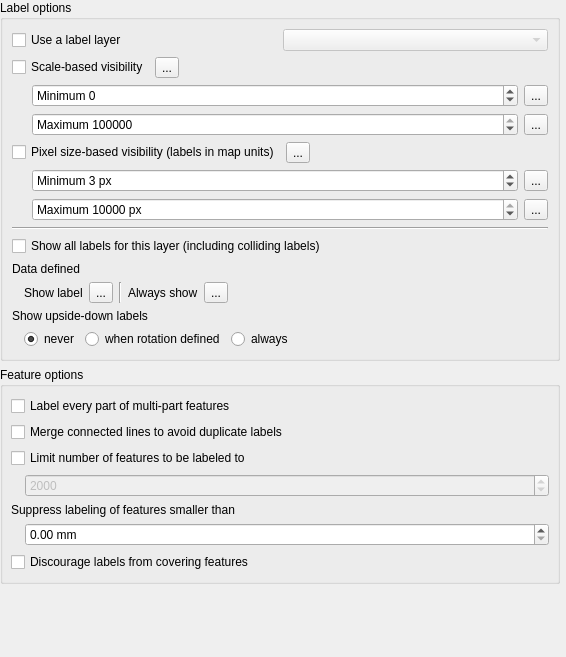
                    <widget class="QWidget" name="scrollAreaWidgetContents_5">
                     <property name="geometry">
                      <rect>
                       <x>0</x>
                       <y>0</y>
                       <width>566</width>
                       <height>657</height>
                      </rect>
                     </property>
                     <layout class="QVBoxLayout" name="verticalLayout_8">
                      <property name="leftMargin">
                       <number>0</number>
                      </property>
                      <property name="topMargin">
                       <number>0</number>
                      </property>
                      <property name="rightMargin">
                       <number>6</number>
                      </property>
                      <item>
                       <widget class="QgsCollapsibleGroupBox" name="mRenderingLabelGrpBx">
                        <property name="title">
                         <string>Label options</string>
                        </property>
                        <property name="syncGroup" stdset="0">
                         <string notr="true">labelrenderinggroup</string>
                        </property>
                        <layout class="QVBoxLayout" name="verticalLayout_16">
                         <item>
                          <layout class="QHBoxLayout" name="horizontalLayout_11">
                           <item>
                            <widget class="QCheckBox" name="mUseLabelLayerChkBox">
                             <property name="text">
                              <string>Use a label layer</string>
                             </property>
                            </widget>
                           </item>
                           <item>
                            <widget class="QComboBox" name="mLabelLayerCmbBox">
                             <property name="enabled">
                              <bool>false</bool>
                             </property>
                            </widget>
                           </item>
                          </layout>
                         </item>
                         <item>
                          <layout class="QGridLayout" name="gridLayout_9">
                           <property name="verticalSpacing">
                            <number>6</number>
                           </property>
                           <item row="0" column="0">
                            <widget class="QCheckBox" name="mScaleBasedVisibilityChkBx">
                             <property name="sizePolicy">
                              <sizepolicy hsizetype="Maximum" vsizetype="Fixed">
                               <horstretch>0</horstretch>
                               <verstretch>0</verstretch>
                              </sizepolicy>
                             </property>
                             <property name="text">
                              <string>Scale-based visibility</string>
                             </property>
                            </widget>
                           </item>
                           <item row="0" column="1">
                            <widget class="QgsDataDefinedButton" name="mScaleBasedVisibilityDDBtn">
                             <property name="text">
                              <string>...</string>
                             </property>
                            </widget>
                           </item>
                           <item row="0" column="2">
                            <spacer name="horizontalSpacer_4">
                             <property name="orientation">
                              <enum>Qt::Horizontal</enum>
                             </property>
                             <property name="sizeHint" stdset="0">
                              <size>
                               <width>0</width>
                               <height>20</height>
                              </size>
                             </property>
                            </spacer>
                           </item>
                           <item row="1" column="0" colspan="3">
                            <widget class="QFrame" name="mScaleBasedVisibilityFrame">
                             <property name="frameShape">
                              <enum>QFrame::NoFrame</enum>
                             </property>
                             <layout class="QGridLayout" name="gridLayout_2">
                              <property name="leftMargin">
                               <number>20</number>
                              </property>
                              <property name="topMargin">
                               <number>0</number>
                              </property>
                              <property name="rightMargin">
                               <number>0</number>
                              </property>
                              <property name="bottomMargin">
                               <number>0</number>
                              </property>
                              <property name="verticalSpacing">
                               <number>6</number>
                              </property>
                              <item row="0" column="0">
                               <widget class="QgsSpinBox" name="mScaleBasedVisibilityMinSpnBx">
                                <property name="sizePolicy">
                                 <sizepolicy hsizetype="MinimumExpanding" vsizetype="Fixed">
                                  <horstretch>0</horstretch>
                                  <verstretch>0</verstretch>
                                 </sizepolicy>
                                </property>
                                <property name="toolTip">
                                 <string>Value &amp;lt; 0 represents a scale closer than 1:1, e.g. -10 = 10:1.&lt;br&gt;Value of 0 disables the specific limit.</string>
                                </property>
                                <property name="prefix">
                                 <string>Minimum </string>
                                </property>
                                <property name="minimum">
                                 <number>-999999999</number>
                                </property>
                                <property name="maximum">
                                 <number>999999999</number>
                                </property>
                                <property name="showClearButton" stdset="0">
                                 <bool>false</bool>
                                </property>
                               </widget>
                              </item>
                              <item row="0" column="1">
                               <widget class="QgsDataDefinedButton" name="mScaleBasedVisibilityMinDDBtn">
                                <property name="text">
                                 <string>...</string>
                                </property>
                               </widget>
                              </item>
                              <item row="1" column="0">
                               <widget class="QgsSpinBox" name="mScaleBasedVisibilityMaxSpnBx">
                                <property name="sizePolicy">
                                 <sizepolicy hsizetype="MinimumExpanding" vsizetype="Fixed">
                                  <horstretch>0</horstretch>
                                  <verstretch>0</verstretch>
                                 </sizepolicy>
                                </property>
                                <property name="toolTip">
                                 <string>Value &amp;lt; 0 represents a scale closer than 1:1, e.g. -10 = 10:1.&lt;br&gt;Value of 0 disables the specific limit.</string>
                                </property>
                                <property name="prefix">
                                 <string>Maximum </string>
                                </property>
                                <property name="minimum">
                                 <number>-999999999</number>
                                </property>
                                <property name="maximum">
                                 <number>999999999</number>
                                </property>
                                <property name="value">
                                 <number>10000000</number>
                                </property>
                                <property name="showClearButton" stdset="0">
                                 <bool>false</bool>
                                </property>
                               </widget>
                              </item>
                              <item row="1" column="1">
                               <widget class="QgsDataDefinedButton" name="mScaleBasedVisibilityMaxDDBtn">
                                <property name="text">
                                 <string>...</string>
                                </property>
                               </widget>
                              </item>
                             </layout>
                            </widget>
                           </item>
                          </layout>
                         </item>
                         <item>
                          <layout class="QGridLayout" name="gridLayout_16">
                           <property name="verticalSpacing">
                            <number>6</number>
                           </property>
                           <item row="0" column="0">
                            <widget class="QCheckBox" name="mFontLimitPixelChkBox">
                             <property name="sizePolicy">
                              <sizepolicy hsizetype="Maximum" vsizetype="Fixed">
                               <horstretch>0</horstretch>
                               <verstretch>0</verstretch>
                              </sizepolicy>
                             </property>
                             <property name="text">
                              <string>Pixel size-based visibility (labels in map units)</string>
                             </property>
                            </widget>
                           </item>
                           <item row="0" column="1">
                            <widget class="QgsDataDefinedButton" name="mFontLimitPixelDDBtn">
                             <property name="text">
                              <string>...</string>
                             </property>
                            </widget>
                           </item>
                           <item row="0" column="2">
                            <spacer name="horizontalSpacer_6">
                             <property name="orientation">
                              <enum>Qt::Horizontal</enum>
                             </property>
                             <property name="sizeHint" stdset="0">
                              <size>
                               <width>0</width>
                               <height>20</height>
                              </size>
                             </property>
                            </spacer>
                           </item>
                           <item row="1" column="0" colspan="3">
                            <widget class="QFrame" name="mFontLimitPixelFrame">
                             <property name="frameShape">
                              <enum>QFrame::NoFrame</enum>
                             </property>
                             <layout class="QGridLayout" name="gridLayout_32">
                              <property name="leftMargin">
                               <number>20</number>
                              </property>
                              <property name="topMargin">
                               <number>0</number>
                              </property>
                              <property name="rightMargin">
                               <number>0</number>
                              </property>
                              <property name="bottomMargin">
                               <number>0</number>
                              </property>
                              <property name="verticalSpacing">
                               <number>6</number>
                              </property>
                              <item row="0" column="0">
                               <widget class="QgsSpinBox" name="mFontMinPixelSpinBox">
                                <property name="sizePolicy">
                                 <sizepolicy hsizetype="MinimumExpanding" vsizetype="Fixed">
                                  <horstretch>0</horstretch>
                                  <verstretch>0</verstretch>
                                 </sizepolicy>
                                </property>
                                <property name="toolTip">
                                 <string>Labels will not show if smaller than this on screen</string>
                                </property>
                                <property name="suffix">
                                 <string> px</string>
                                </property>
                                <property name="prefix">
                                 <string>Minimum </string>
                                </property>
                                <property name="minimum">
                                 <number>1</number>
                                </property>
                                <property name="maximum">
                                 <number>1000</number>
                                </property>
                                <property name="value">
                                 <number>3</number>
                                </property>
                                <property name="showClearButton" stdset="0">
                                 <bool>false</bool>
                                </property>
                               </widget>
                              </item>
                              <item row="0" column="1">
                               <widget class="QgsDataDefinedButton" name="mFontMinPixelDDBtn">
                                <property name="text">
                                 <string>...</string>
                                </property>
                               </widget>
                              </item>
                              <item row="1" column="0">
                               <widget class="QgsSpinBox" name="mFontMaxPixelSpinBox">
                                <property name="sizePolicy">
                                 <sizepolicy hsizetype="MinimumExpanding" vsizetype="Fixed">
                                  <horstretch>0</horstretch>
                                  <verstretch>0</verstretch>
                                 </sizepolicy>
                                </property>
                                <property name="toolTip">
                                 <string>Labels will not show if larger than this on screen</string>
                                </property>
                                <property name="suffix">
                                 <string> px</string>
                                </property>
                                <property name="prefix">
                                 <string>Maximum </string>
                                </property>
                                <property name="minimum">
                                 <number>1</number>
                                </property>
                                <property name="maximum">
                                 <number>10000</number>
                                </property>
                                <property name="value">
                                 <number>10000</number>
                                </property>
                                <property name="showClearButton" stdset="0">
                                 <bool>false</bool>
                                </property>
                               </widget>
                              </item>
                              <item row="1" column="1">
                               <widget class="QgsDataDefinedButton" name="mFontMaxPixelDDBtn">
                                <property name="text">
                                 <string>...</string>
                                </property>
                               </widget>
                              </item>
                             </layout>
                            </widget>
                           </item>
                          </layout>
                         </item>
                         <item>
                          <widget class="Line" name="line_2">
                           <property name="orientation">
                            <enum>Qt::Horizontal</enum>
                           </property>
                          </widget>
                         </item>
                         <item>
                          <widget class="QCheckBox" name="mPalShowAllLabelsForLayerChkBx">
                           <property name="text">
                            <string>Show all labels for this layer (including colliding labels)</string>
                           </property>
                          </widget>
                         </item>
                         <item>
                          <widget class="QFrame" name="mLabelRenderingDDFrame">
                           <property name="frameShape">
                            <enum>QFrame::NoFrame</enum>
                           </property>
                           <property name="frameShadow">
                            <enum>QFrame::Raised</enum>
                           </property>
                           <layout class="QGridLayout" name="gridLayout_5">
                            <property name="margin">
                             <number>0</number>
                            </property>
                            <property name="verticalSpacing">
                             <number>6</number>
                            </property>
                            <item row="1" column="6">
                             <spacer name="horizontalSpacer_23">
                              <property name="orientation">
                               <enum>Qt::Horizontal</enum>
                              </property>
                              <property name="sizeHint" stdset="0">
                               <size>
                                <width>195</width>
                                <height>20</height>
                               </size>
                              </property>
                             </spacer>
                            </item>
                            <item row="1" column="2">
                             <widget class="QgsDataDefinedButton" name="mShowLabelDDBtn">
                              <property name="text">
                               <string>...</string>
                              </property>
                             </widget>
                            </item>
                            <item row="1" column="5">
                             <widget class="QgsDataDefinedButton" name="mAlwaysShowDDBtn">
                              <property name="text">
                               <string>...</string>
                              </property>
                             </widget>
                            </item>
                            <item row="1" column="4">
                             <widget class="QLabel" name="mAlwaysShowLabel">
                              <property name="sizePolicy">
                               <sizepolicy hsizetype="Maximum" vsizetype="Preferred">
                                <horstretch>0</horstretch>
                                <verstretch>0</verstretch>
                               </sizepolicy>
                              </property>
                              <property name="text">
                               <string>Always show</string>
                              </property>
                             </widget>
                            </item>
                            <item row="1" column="1">
                             <widget class="QLabel" name="mShowLabelLabel">
                              <property name="enabled">
                               <bool>true</bool>
                              </property>
                              <property name="sizePolicy">
                               <sizepolicy hsizetype="Maximum" vsizetype="Preferred">
                                <horstretch>0</horstretch>
                                <verstretch>0</verstretch>
                               </sizepolicy>
                              </property>
                              <property name="text">
                               <string>Show label</string>
                              </property>
                             </widget>
                            </item>
                            <item row="1" column="0">
                             <spacer name="horizontalSpacer_10">
                              <property name="orientation">
                               <enum>Qt::Horizontal</enum>
                              </property>
                              <property name="sizeType">
                               <enum>QSizePolicy::Fixed</enum>
                              </property>
                              <property name="sizeHint" stdset="0">
                               <size>
                                <width>6</width>
                                <height>20</height>
                               </size>
                              </property>
                             </spacer>
                            </item>
                            <item row="1" column="3">
                             <widget class="Line" name="line_4">
                              <property name="orientation">
                               <enum>Qt::Vertical</enum>
                              </property>
                             </widget>
                            </item>
                            <item row="0" column="0" colspan="7">
                             <widget class="QLabel" name="label_3">
                              <property name="text">
                               <string>Data defined</string>
                              </property>
                             </widget>
                            </item>
                           </layout>
                          </widget>
                         </item>
                         <item>
                          <widget class="QFrame" name="mUpsidedownFrame">
                           <layout class="QGridLayout" name="gridLayout">
                            <property name="margin">
                             <number>0</number>
                            </property>
                            <property name="verticalSpacing">
                             <number>6</number>
                            </property>
                            <item row="1" column="3">
                             <widget class="QRadioButton" name="mUpsidedownRadioAll">
                              <property name="text">
                               <string>always</string>
                              </property>
                             </widget>
                            </item>
                            <item row="1" column="1">
                             <widget class="QRadioButton" name="mUpsidedownRadioOff">
                              <property name="sizePolicy">
                               <sizepolicy hsizetype="Maximum" vsizetype="Fixed">
                                <horstretch>0</horstretch>
                                <verstretch>0</verstretch>
                               </sizepolicy>
                              </property>
                              <property name="text">
                               <string>never</string>
                              </property>
                              <property name="checked">
                               <bool>true</bool>
                              </property>
                             </widget>
                            </item>
                            <item row="1" column="2">
                             <widget class="QRadioButton" name="mUpsidedownRadioDefined">
                              <property name="sizePolicy">
                               <sizepolicy hsizetype="Maximum" vsizetype="Fixed">
                                <horstretch>0</horstretch>
                                <verstretch>0</verstretch>
                               </sizepolicy>
                              </property>
                              <property name="text">
                               <string>when rotation defined</string>
                              </property>
                             </widget>
                            </item>
                            <item row="1" column="0">
                             <spacer name="horizontalSpacer_3">
                              <property name="orientation">
                               <enum>Qt::Horizontal</enum>
                              </property>
                              <property name="sizeType">
                               <enum>QSizePolicy::Fixed</enum>
                              </property>
                              <property name="sizeHint" stdset="0">
                               <size>
                                <width>6</width>
                                <height>20</height>
                               </size>
                              </property>
                             </spacer>
                            </item>
                            <item row="0" column="0" colspan="4">
                             <widget class="QLabel" name="mUpsidedownLabel">
                              <property name="text">
                               <string>Show upside-down labels</string>
                              </property>
                             </widget>
                            </item>
                           </layout>
                          </widget>
                         </item>
                        </layout>
                        <zorder>line_2</zorder>
                        <zorder>mPalShowAllLabelsForLayerChkBx</zorder>
                        <zorder>mLabelRenderingDDFrame</zorder>
                        <zorder>mUpsidedownFrame</zorder>
                        <zorder>mLabelLayerCmbBox</zorder>
                        <zorder>mUseLabelLayerChkBox</zorder>
                        <zorder>mLabelLayerCmbBox</zorder>
                       </widget>
                      </item>
                      <item>
                       <widget class="QgsCollapsibleGroupBox" name="mRenderingFeaturesGrpBx">
                        <property name="title">
                         <string>Feature options</string>
                        </property>
                        <property name="syncGroup" stdset="0">
                         <string notr="true">labelrenderinggroup</string>
                        </property>
                        <layout class="QVBoxLayout" name="verticalLayout">
                         <property name="leftMargin">
                          <number>8</number>
                         </property>
                         <property name="rightMargin">
                          <number>8</number>
                         </property>
                         <item>
                          <widget class="QCheckBox" name="chkLabelPerFeaturePart">
                           <property name="text">
                            <string>Label every part of multi-part features</string>
                           </property>
                          </widget>
                         </item>
                         <item>
                          <widget class="QCheckBox" name="chkMergeLines">
                           <property name="text">
                            <string>Merge connected lines to avoid duplicate labels</string>
                           </property>
                          </widget>
                         </item>
                         <item>
                          <widget class="QFrame" name="mLimitLabelFrame">
                           <layout class="QGridLayout" name="gridLayout_20">
                            <property name="margin">
                             <number>0</number>
                            </property>
                            <property name="verticalSpacing">
                             <number>6</number>
                            </property>
                            <item row="1" column="0">
                             <spacer name="verticalSpacer_8">
                              <property name="orientation">
                               <enum>Qt::Horizontal</enum>
                              </property>
                              <property name="sizeType">
                               <enum>QSizePolicy::Fixed</enum>
                              </property>
                              <property name="sizeHint" stdset="0">
                               <size>
                                <width>8</width>
                                <height>0</height>
                               </size>
                              </property>
                             </spacer>
                            </item>
                            <item row="1" column="1">
                             <widget class="QgsSpinBox" name="mLimitLabelSpinBox">
                              <property name="enabled">
                               <bool>false</bool>
                              </property>
                              <property name="toolTip">
                               <string>Number of features sent to labeling engine, though not all may be labeled</string>
                              </property>
                              <property name="minimum">
                               <number>0</number>
                              </property>
                              <property name="maximum">
                               <number>999999999</number>
                              </property>
                              <property name="value">
                               <number>2000</number>
                              </property>
                              <property name="showClearButton" stdset="0">
                               <bool>false</bool>
                              </property>
                             </widget>
                            </item>
                            <item row="0" column="0" colspan="2">
                             <widget class="QCheckBox" name="mLimitLabelChkBox">
                              <property name="text">
                               <string>Limit number of features to be labeled to</string>
                              </property>
                             </widget>
                            </item>
                           </layout>
                          </widget>
                         </item>
                         <item>
                          <widget class="QFrame" name="mMinSizeFrame">
                           <layout class="QGridLayout" name="gridLayout_21">
                            <property name="margin">
                             <number>0</number>
                            </property>
                            <property name="verticalSpacing">
                             <number>6</number>
                            </property>
                            <item row="1" column="0">
                             <spacer name="horizontalSpacer_20">
                              <property name="orientation">
                               <enum>Qt::Horizontal</enum>
                              </property>
                              <property name="sizeType">
                               <enum>QSizePolicy::Fixed</enum>
                              </property>
                              <property name="sizeHint" stdset="0">
                               <size>
                                <width>8</width>
                                <height>0</height>
                               </size>
                              </property>
                             </spacer>
                            </item>
                            <item row="1" column="1">
                             <widget class="QgsDoubleSpinBox" name="mMinSizeSpinBox">
                              <property name="suffix">
                               <string> mm</string>
                              </property>
                             </widget>
                            </item>
                            <item row="0" column="0" colspan="2">
                             <widget class="QLabel" name="label_19">
                              <property name="text">
                               <string>Suppress labeling of features smaller than</string>
                              </property>
                             </widget>
                            </item>
                           </layout>
                          </widget>
                         </item>
                         <item>
                          <widget class="QCheckBox" name="chkNoObstacle">
                           <property name="enabled">
                            <bool>true</bool>
                           </property>
                           <property name="text">
                            <string>Discourage labels from covering features</string>
                           </property>
                          </widget>
                         </item>
                        </layout>
                       </widget>
                      </item>
                      <item>
                       <spacer name="verticalSpacer_5">
                        <property name="orientation">
                         <enum>Qt::Vertical</enum>
                        </property>
                        <property name="sizeHint" stdset="0">
                         <size>
                          <width>20</width>
                          <height>0</height>
                         </size>
                        </property>
                       </spacer>
                      </item>
                     </layout>
                    </widget>
